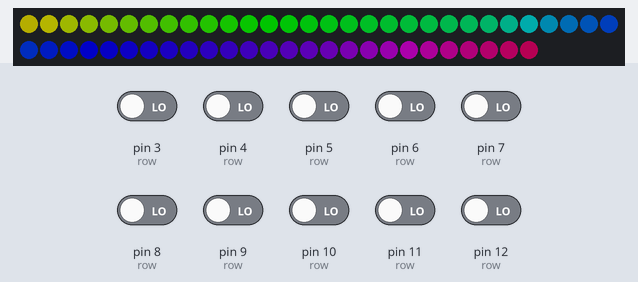
A sketch run on a simulated Arduino Leonardo, built with avr-gcc and run on an emulated ATmega32U4. Parts: 56 RGB LEDs in strip order, left to right, continuing on the next row. The test bench sets the inputs (shaded band); at power-on: pin 3 (row), pin 4 (row), pin 5 (row), pin 6 (row), pin 7 (row), pin 8 (row), pin 9 (row), pin 10 (row), pin 11 (row), pin 12 (row) LOW. Dim RGB values are drawn brighter than linear; USB keyboard and mouse output is not drawn.

Above: at 1.2 s.
1.3 s: pin 3 (row) driven HIGH
4.5 s: pin 4 (row) driven HIGH
At 5.63 s:
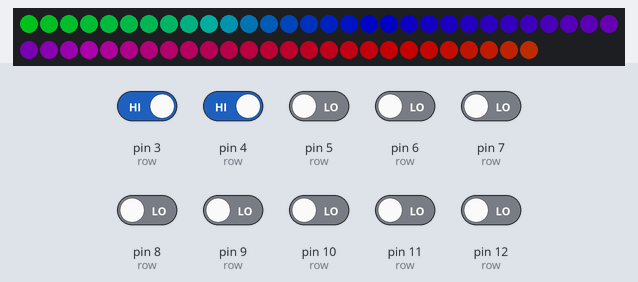
9.7 s: pin 5 (row) driven HIGH
At 10.49 s:
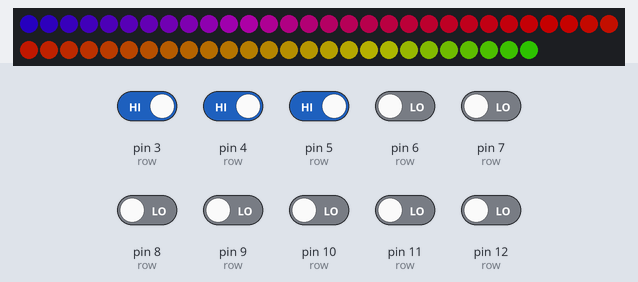
14.8 s: pin 6 (row) driven HIGH
At 15.35 s:
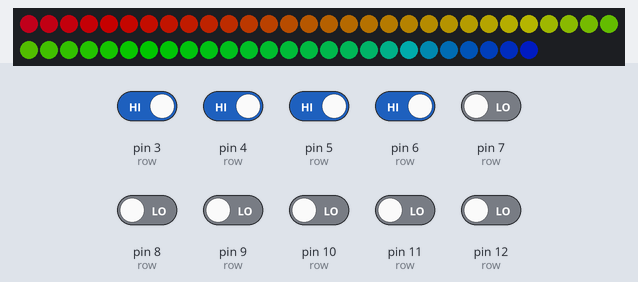
31.8 s: pin 3 (row) driven LOW
At 32.36 s:
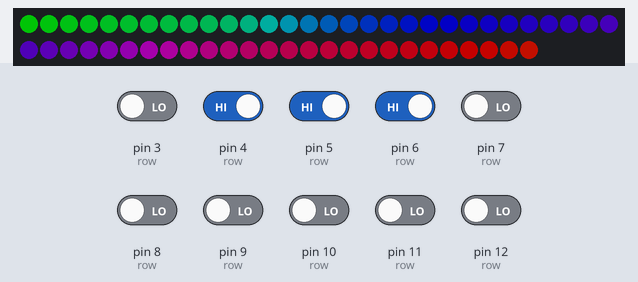
33.7 s: pin 4 (row) driven LOW
At 34.79 s:
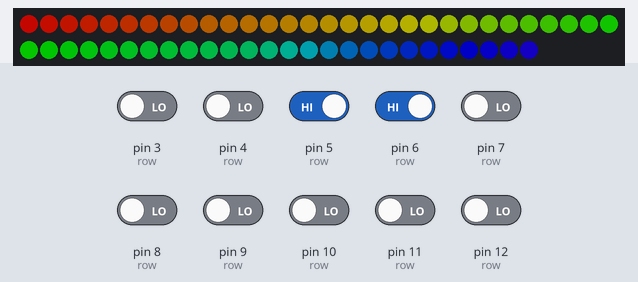

The sketch:

Maker-CadBoard.ino
```cpp
//#include "HID-Project.h"
#include "Keyboard.h"
#include "FastLED.h"

#define LED_DATA_PIN 13
#define LED_IC WS2812B
#define LED_NUMS 56
#define LED_TYPE GRB
#define LED_BRIGHTNESS 96
CRGB leds[LED_NUMS];

#define ROW0 12
#define ROW1 11
#define ROW2 10
#define ROW3 9
#define ROW4 8
#define ROW5 7
#define ROW6 6
#define ROW7 5
#define ROW8 4
#define ROW9 3

#define COLUMN0 A0
#define COLUMN1 A1
#define COLUMN2 A2
#define COLUMN3 A3
#define COLUMN4 A4
#define COLUMN5 A5

#define KEY_ESC 177
#define KEY_F4 197
#define KEY_F7 200
#define KEY_F11 204

#define KEY_TILDE 96
#define KEY_1 49
#define KEY_2 50
#define KEY_3 51
#define KEY_4 52
#define KEY_5 53
#define KEY_6 54
#define KEY_7 55
#define KEY_8 56
#define KEY_9 57

#define KEY_TAB 179
#define KEY_Q 113
#define KEY_E 101
#define KEY_W 119
#define KEY_R 114
#define KEY_T 116
#define KEY_Y 121
#define KEY_ASTERISK 42 //NKRO Failed
#define KEY_SLASH 47
#define KEY_0 48
//#define KEY_DELETE 212 //NKRO Failed

#define KEY_CAPS_LOCK 193
#define KEY_A 97
#define KEY_S 115
#define KEY_D 100
#define KEY_L 108
#define KEY_O 111
#define KEY_EQUAL 61
#define KEY_COMMA 44
#define KEY_DOT 46

#define KEY_LEFT_SHIFT 129
#define KEY_Z 122
#define KEY_X 120
#define KEY_C 99
#define KEY_V 118
#define KEY_M 109
#define KEY_HYPHEN 45
#define KEY_LEFT_ARROW 216
#define KEY_RIGHT_ARROW 215

#define KEY_LEFT_CTRL 128
#define KEY_LEFT_ALT 130
#define KEY_SPACE 32

const byte columnNum = 6;
const byte rowNum = 10;
const char* column[columnNum] = {COLUMN0,COLUMN1,COLUMN2,COLUMN3,COLUMN4,COLUMN5};
const char* row[rowNum] = {ROW0,ROW1,ROW2,ROW3,ROW4,ROW5,ROW6,ROW7,ROW8,ROW9};

boolean swPreviousState[columnNum][rowNum] = {{false}};
boolean swState[columnNum][rowNum] = {{false}};
const int swMainFunc[6][10] = {
  {KEY_ESC        ,KEY_F4         ,KEY_F7         ,KEY_F11        ,-1             ,-1             ,-1             ,-1             ,-1             ,-1             },
  {KEY_TILDE      ,KEY_1          ,KEY_2          ,KEY_3          ,KEY_4          ,KEY_5          ,KEY_6          ,KEY_7          ,KEY_8          ,KEY_9          },
  {KEY_TAB        ,KEY_Q          ,KEY_W          ,KEY_E          ,KEY_R          ,KEY_T          ,KEY_Y          ,KEY_ASTERISK   ,KEY_SLASH      ,KEY_0          },
  {KEY_CAPS_LOCK  ,KEY_A          ,KEY_S          ,KEY_D          ,KEY_L          ,KEY_O          ,KEY_EQUAL      ,KEY_COMMA      ,KEY_DOT        ,-1             },
  {KEY_LEFT_SHIFT ,KEY_Z          ,KEY_X          ,KEY_C          ,KEY_V          ,KEY_M          ,KEY_HYPHEN     ,KEY_LEFT_ARROW ,KEY_RIGHT_ARROW,-1             },
  {KEY_LEFT_CTRL  ,KEY_LEFT_ALT   ,-1             ,KEY_SPACE      ,-1             ,-1             ,-1             ,-1             ,-1             ,-1             }
};


const byte keyLedMap[columnNum][rowNum] = {
  {10,11,12,13, 0, 0, 0, 0, 0, 0},
  {14,15,16,17,18,19,20,21,22,23},
  {24,25,26,27,28,29,30,31,32,33},
  {34,35,36,37,38,39,40,41,42,-1},
  {43,44,45,46,47,48,49,50,51,-1},
  {52,53,54,55, 0, 0, 0, 0, 0, 0}
};

//int keyBrightness[columnNum][rowNum]

void setup() {
  FastLED.addLeds<LED_IC, LED_DATA_PIN, LED_TYPE>(leds, LED_NUMS);
  FastLED.setBrightness(LED_BRIGHTNESS);
  Keyboard.begin();
  //NKROKeyboard.begin();
  //Serial.begin(115200);
  for(int x = 0; x < columnNum; x++){pinMode(column[x],OUTPUT); digitalWrite(column[x],LOW);}
  for(int x = 0; x < rowNum; x++){pinMode(row[x],INPUT);}
  for(int x = 0; x < LED_NUMS; x++){leds[x] = CRGB::Black;}
  FastLED.show();
}

void swSendKey(){
  for(int x = 0; x < columnNum; x++){
    for(int y = 0; y < rowNum; y++){
      if(swState[x][y] == HIGH && swPreviousState[x][y] == LOW){
        Keyboard.press(swMainFunc[x][y]);
        leds[keyLedMap[x][y]] = CRGB(255,255,255);
        FastLED.setBrightness(255);
      }else if(swState[x][y] == LOW && swPreviousState[x][y] == HIGH){
        Keyboard.release(swMainFunc[x][y]);
        leds[keyLedMap[x][y]] = CRGB(0,0,0);
      }
    }
  }
  FastLED.show();
  FastLED.setBrightness(LED_BRIGHTNESS);
}

void swStateUpdate(){
  memcpy(swPreviousState,swState,sizeof(swState));
  for(int x = 0; x < columnNum; x++){
    digitalWrite(column[x],HIGH);
    for(int y = 0; y < rowNum; y++){swState[x][y] = digitalRead(row[y]);}
    digitalWrite(column[x],LOW);
  }
}
void loop() {
  for(int x = 0; x < LED_NUMS; x++){
    leds[x] = CHSV(x*(180/LED_NUMS)+ (millis()/15),255,255);
  }
  swSendKey();
  swStateUpdate();
}
```
